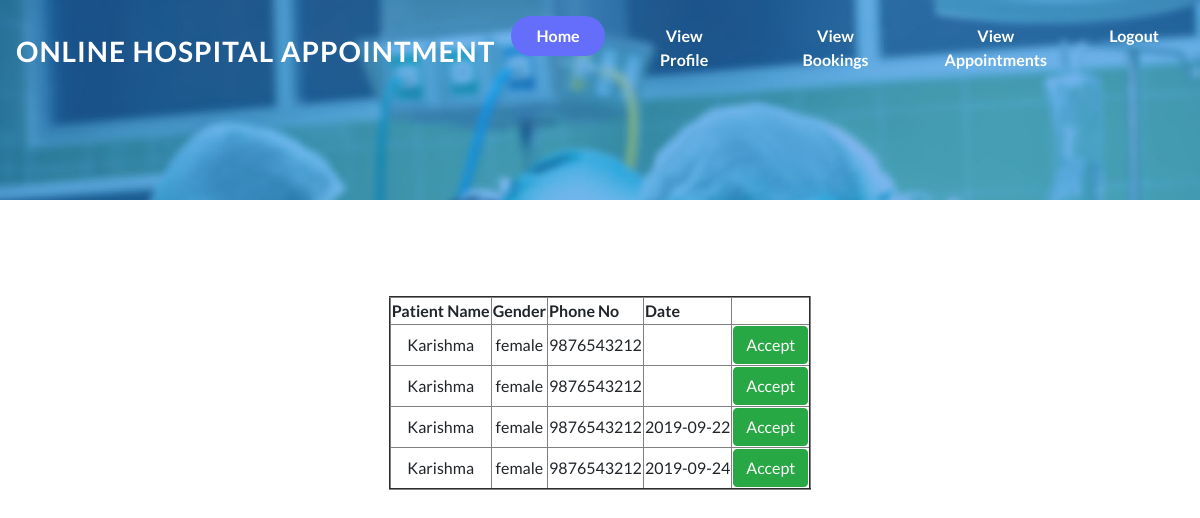
The app's page /doctor_view_booking.php with its own data.
### tables this page shows
CREATE TABLE `tb_booking` (
  `b_id` int(30) NOT NULL AUTO_INCREMENT,
  `p_id` int(40) DEFAULT NULL,
  `d_id` int(40) DEFAULT NULL,
  `date` date DEFAULT NULL,
  `time` time DEFAULT NULL,
  `app_no` varchar(40) DEFAULT NULL,
  `status` varchar(40) DEFAULT NULL,
  PRIMARY KEY (`b_id`)
);

CREATE TABLE `tb_patient` (
  `p_id` int(30) NOT NULL AUTO_INCREMENT,
  `fname` varchar(50) DEFAULT NULL,
  `lname` varchar(50) DEFAULT NULL,
  `gender` varchar(50) DEFAULT NULL,
  `dob` date DEFAULT NULL,
  `address` varchar(50) DEFAULT NULL,
  `locality` varchar(50) DEFAULT NULL,
  `town` varchar(50) DEFAULT NULL,
  `district` varchar(50) DEFAULT NULL,
  `phone` varchar(50) DEFAULT NULL,
  `username` varchar(50) DEFAULT NULL,
  PRIMARY KEY (`p_id`)
);

### doctor_view_booking.php (the view, shortened to what this page needs)
<?php
include 'doctorbase.php';
?>
    <div>
        <form action="">
        <table border="2" align="center">
               <th> Patient Name </th>
                <th> Gender </th>
                 <th> Phone No </th>
               <th> Date </th>
        <?php
        include 'connection.php';
         $id=$_SESSION['id'];
         $qry="SELECT tb_booking.b_id,tb_booking.`date`,tb_booking.`time`,tb_booking.`app_no`,tb_patient.`fname`,tb_patient.`gender`,tb_patient.`phone` FROM tb_booking,tb_patient WHERE tb_booking.`p_id`=tb_patient.`p_id` AND tb_booking.`d_id`='$id' AND tb_booking.`status`='please wait'";
           $res=mysqli_query($link,$qry);
         while($row=mysqli_fetch_array($res))
         {
             echo '<tr><td align="center">'.$row['fname'].'</td><td align="center">'.$row['gender'].'</td><td>'.$row['phone'].'</td><td align="center">'.$row['date'].'</td><td><a href="doctor_approve_booking.php?request_id='.$row['b_id'].'" class="btn btn-success">Accept</a></td></tr>';
         }
        ?>
            </table>
            </form>
        </div>
        <div>
 <br><br><br><br><br><br><br><br>

### doctorbase.php (shortened to what this page needs)
<!DOCTYPE html>
<html lang="zxx">
<head>
    <link href="css/bootstrap.css" type="text/css" rel="stylesheet" media="all">
    <link href="css/style.css" type="text/css" rel="stylesheet" media="all">
    <link href="css/fontawesome-all.min.css" rel="stylesheet">
</head>
<body>
    <div class="inner-banner" id="home">
        <header>
            <nav class="navbar navbar-expand-lg navbar-light bg-gradient-secondary pt-3">
                <h1>
                    <a class="navbar-brand text-white" href="index.html">
                        Online Hospital
                        <span>Appointment</span>
                    </a>
                </h1>
                <div class="collapse navbar-collapse" id="navbarSupportedContent">
                      <ul class="navbar-nav ml-lg-auto text-center">
                        <li class="nav-item  mr-3 active">
                            <a class="nav-link text-white active" href="doctor_view_profile.php">Home
                            </a>
                        </li>
                        <li class="nav-item  mr-3">
                            <a class="nav-link text-white text-capitalize" href="doctor_view_profile.php">View Profile</a>
                        </li>
                        <li class="nav-item">
                            <a class="nav-link  text-white text-capitalize" href="doctor_view_booking.php">View Bookings</a>
                        </li>
                        <li class="nav-item">
                            <a class="nav-link  text-white text-capitalize" href="doctor_view_appointments.php">View Appointments</a>
                        </li>
                        <li class="nav-item">
                            <a class="nav-link  text-white text-capitalize" href="login.php">Logout</a>
                        </li>
                    </ul>
                </div>
            </nav>
        </header>
    </div>
</body>
</html>

### css/style.css (style rules this page uses)
body { margin: 0; font-family: 'Lato', sans-serif; background: #fff; }
body a, .slider-info a, .newsright input[type="submit"] { transition: 0.5s all; -webkit-transition: 0.5s all; -moz-transition: 0.5s all; -o-transition: 0.5s all; -ms-transition: 0.5s all; text-decoration: none; outline: none; }
h1, h2, h3, h4, h5, h6 { margin: 0; font-family: 'Lato', sans-serif; }
ul { margin: 0; padding: 0; }
ul { list-style-type: none; }
a.navbar-brand { font-family: 'Lato', sans-serif; text-transform: uppercase; font-size: 0.7em; letter-spacing: 1px; font-weight: 600; }
.navbar-light .navbar-nav .show>.nav-link, .navbar-light .navbar-nav .active>.nav-link, .navbar-light .navbar-nav .nav-link.show, .navbar-light .navbar-nav .nav-link.active { color: #fff !important; background: #646efa; border-radius: 20px; padding: 8px 25px; }
.navbar-light .navbar-nav .nav-link { padding: 8px 25px; font-weight: 600; }
.navbar { position: absolute; width: 100%; z-index: 11; }
.inner-banner { background: url(../images/slide.jpg)no-repeat; -webkit-background-size: cover; -moz-background-size: cover; -o-background-size: cover; -ms-background-size: cover; background-size: cover; min-height: 200px; position: relative; }

### records on screen
tb_booking: p.fname "Karishma", p.gender "female", p.phone "9876543212"
tb_booking: p.fname "Karishma", p.gender "female", p.phone "9876543212"
tb_booking: p.fname "Karishma", p.gender "female", p.phone "9876543212", date "2019-09-22"
tb_booking: p.fname "Karishma", p.gender "female", p.phone "9876543212", date "2019-09-24"
